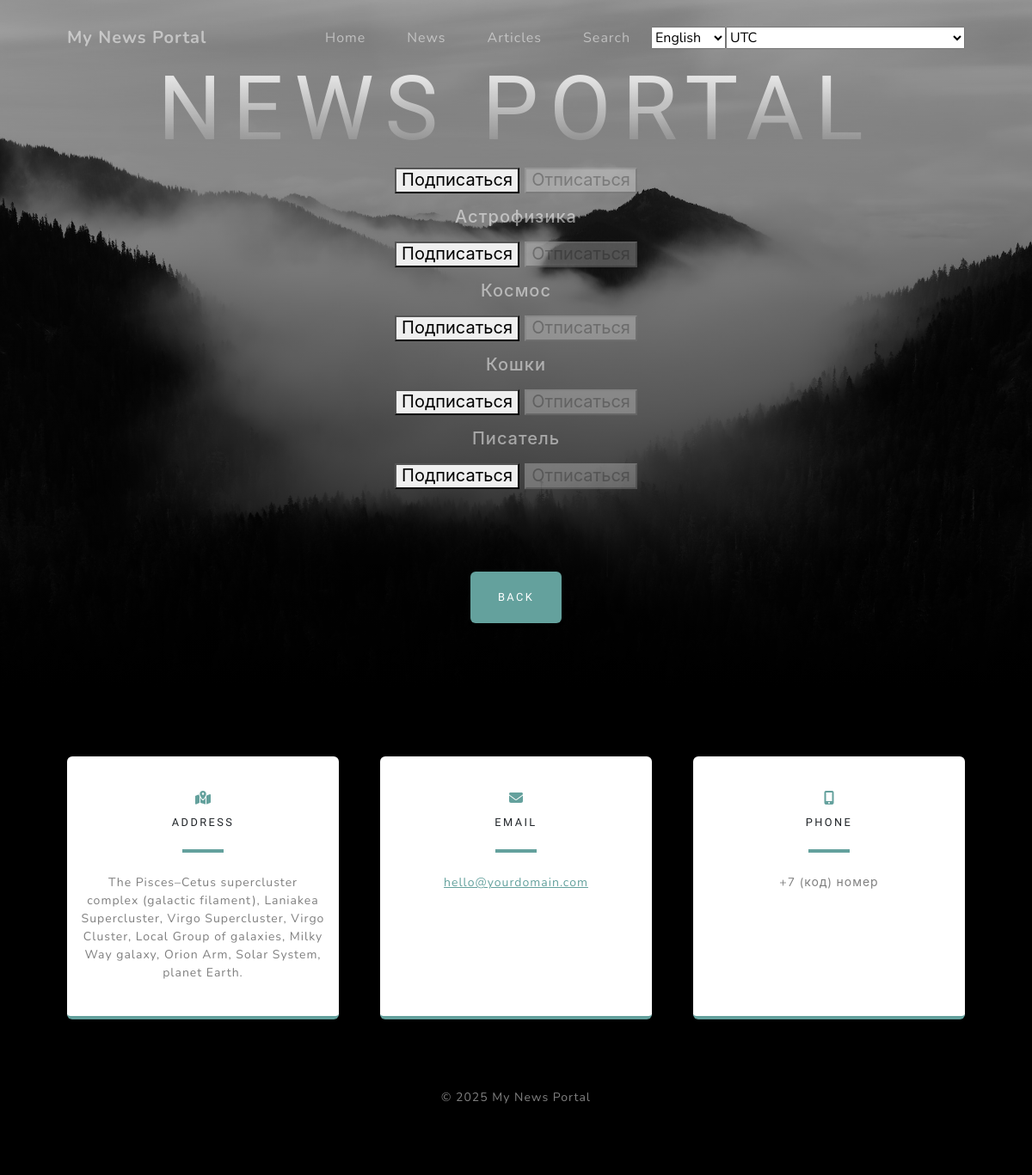
Page /subscriptions/ (signed in) on the committed database.
### My_News_Portal/models.py (models this page shows, shortened)
class Category(models.Model):
    name = models.CharField(max_length=64, unique=True)

### My_News_Portal/views.py (the view, shortened to what this page needs)
# urls.py: path('subscriptions/', subscriptions, name='subscriptions'),
@login_required
@csrf_protect
def subscriptions(request):
    categories_with_subscriptions = Category.objects.annotate(
        user_subscribed=Exists(
            Subscription.objects.filter(
                user=request.user,
                category=OuterRef('pk'),
            )
        )
    ).order_by('name')
    return render(
        request,
        'subscriptions.html',
        {'categories': categories_with_subscriptions},
    )

### My_News_Portal/context_processors.py (called while the page is built)
def timezone_context(request):
    return {
        'timezones': pytz.common_timezones,
        'TIME_ZONE': timezone.get_current_timezone_name(),
    }

### templates/subscriptions.html (shortened to what this page needs)
{% extends 'flatpages/default.html' %}
{% block content %}
    {% for category in categories  %}
        <p>
            {{ category.name }}
            <form method="post">
                {% if category.user_subscribed %}
                    <button disabled>Подписаться</button>
                    <button name="action" value="unsubscribe">Отписаться</button>
                {% else %}
                    <button name="action" value="subscribe">Подписаться</button>
                    <button disabled>Отписаться</button>
                {% endif %}
            </form>
        </p>
    {% endfor %}
{% endblock content %}

### rows in the picture
Category: shows "Подписаться"
Category: name "Астрофизика", shows "Подписаться"
Category: name "Космос", shows "Подписаться"
Category: name "Кошки", shows "Подписаться"
Category: name "Писатель", shows "Подписаться"

### other values in the picture
form field language "English"
form field timezone "UTC"
